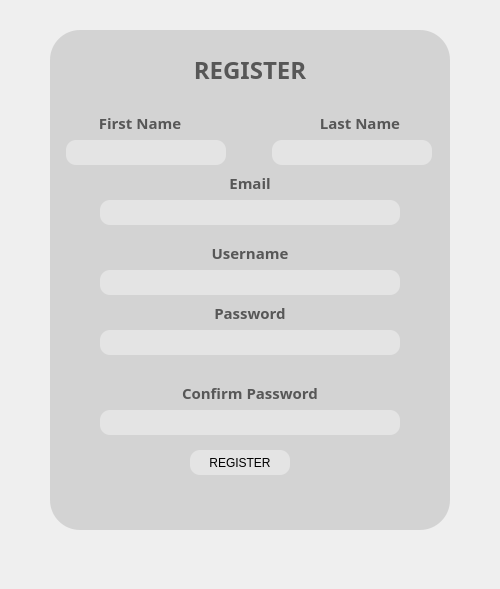
<?xml version="1.0" encoding="UTF-8"?>
<ui version="4.0">
 <class>Registration</class>
 <widget class="QDialog" name="Registration">
  <property name="geometry">
   <rect>
    <x>0</x>
    <y>0</y>
    <width>500</width>
    <height>589</height>
   </rect>
  </property>
  <property name="windowTitle">
   <string>Dialog</string>
  </property>
  <widget class="QLineEdit" name="PasswdInput">
   <property name="geometry">
    <rect>
     <x>100</x>
     <y>330</y>
     <width>300</width>
     <height>25</height>
    </rect>
   </property>
   <property name="layoutDirection">
    <enum>Qt::RightToLeft</enum>
   </property>
   <property name="styleSheet">
    <string notr="true">background-color: rgba(255, 255, 255, 100);
border-radius: 10px;</string>
   </property>
   <property name="frame">
    <bool>true</bool>
   </property>
  </widget>
  <widget class="QLineEdit" name="LastNameInput">
   <property name="geometry">
    <rect>
     <x>272</x>
     <y>140</y>
     <width>160</width>
     <height>25</height>
    </rect>
   </property>
   <property name="layoutDirection">
    <enum>Qt::RightToLeft</enum>
   </property>
   <property name="styleSheet">
    <string notr="true">background-color: rgba(255, 255, 255, 100);
border-radius: 10px;</string>
   </property>
  </widget>
  <widget class="QLineEdit" name="EmailInput">
   <property name="geometry">
    <rect>
     <x>100</x>
     <y>200</y>
     <width>300</width>
     <height>25</height>
    </rect>
   </property>
   <property name="layoutDirection">
    <enum>Qt::RightToLeft</enum>
   </property>
   <property name="styleSheet">
    <string notr="true">background-color: rgba(255, 255, 255, 100);
border-radius: 10px;</string>
   </property>
  </widget>
  <widget class="QLabel" name="RegisterText">
   <property name="geometry">
    <rect>
     <x>180</x>
     <y>50</y>
     <width>140</width>
     <height>40</height>
    </rect>
   </property>
   <property name="font">
    <font>
     <family>Segoe Print</family>
     <pointsize>11</pointsize>
     <italic>false</italic>
     <bold>true</bold>
     <underline>false</underline>
    </font>
   </property>
   <property name="layoutDirection">
    <enum>Qt::LeftToRight</enum>
   </property>
   <property name="styleSheet">
    <string notr="true">font: 700 11pt &quot;Segoe Print&quot;;
color: rgba(0, 0, 0, 150);</string>
   </property>
   <property name="text">
    <string>&lt;html&gt;&lt;head/&gt;&lt;body&gt;&lt;p&gt;&lt;span style=&quot; font-size:18pt;&quot;&gt;REGISTER&lt;/span&gt;&lt;/p&gt;&lt;/body&gt;&lt;/html&gt;</string>
   </property>
   <property name="alignment">
    <set>Qt::AlignCenter</set>
   </property>
   <property name="wordWrap">
    <bool>true</bool>
   </property>
  </widget>
  <widget class="QLabel" name="LastNameText">
   <property name="geometry">
    <rect>
     <x>310</x>
     <y>110</y>
     <width>100</width>
     <height>25</height>
    </rect>
   </property>
   <property name="font">
    <font>
     <family>Segoe Print</family>
     <pointsize>11</pointsize>
     <italic>false</italic>
     <bold>true</bold>
     <underline>false</underline>
    </font>
   </property>
   <property name="layoutDirection">
    <enum>Qt::LeftToRight</enum>
   </property>
   <property name="styleSheet">
    <string notr="true">font: 700 11pt &quot;Segoe Print&quot;;
color: rgba(0, 0, 0, 150);</string>
   </property>
   <property name="text">
    <string>Last Name</string>
   </property>
   <property name="alignment">
    <set>Qt::AlignCenter</set>
   </property>
   <property name="wordWrap">
    <bool>true</bool>
   </property>
  </widget>
  <widget class="QLineEdit" name="FirstNameInput">
   <property name="geometry">
    <rect>
     <x>66</x>
     <y>140</y>
     <width>160</width>
     <height>25</height>
    </rect>
   </property>
   <property name="layoutDirection">
    <enum>Qt::RightToLeft</enum>
   </property>
   <property name="styleSheet">
    <string notr="true">background-color: rgba(255, 255, 255, 100);
border-radius: 10px;</string>
   </property>
  </widget>
  <widget class="QLineEdit" name="ConfirmPasswdInput">
   <property name="geometry">
    <rect>
     <x>100</x>
     <y>410</y>
     <width>300</width>
     <height>25</height>
    </rect>
   </property>
   <property name="layoutDirection">
    <enum>Qt::RightToLeft</enum>
   </property>
   <property name="styleSheet">
    <string notr="true">background-color: rgba(255, 255, 255, 100);
border-radius: 10px;</string>
   </property>
  </widget>
  <widget class="QPushButton" name="RegistrBtn">
   <property name="geometry">
    <rect>
     <x>190</x>
     <y>450</y>
     <width>100</width>
     <height>25</height>
    </rect>
   </property>
   <property name="cursor">
    <cursorShape>PointingHandCursor</cursorShape>
   </property>
   <property name="styleSheet">
    <string notr="true">QPushButton{
background-color: rgba(255, 255, 255, 100);
border-radius: 10px;
color: rgba(192, 192, 192, 240);
color: black;
text-align: center;
font: 700 11pt &quot;Segoe Print&quot;;
}

QPushButton:hover{
background-color: rgba(255, 255, 255, 0);
border-radius: 10px;
color: rgba(0, 0, 0, 240);
text-align: center;
font: 700 11pt &quot;Segoe Print&quot;;
}
QPushButton:pressed{
background-color: rgba(255, 255, 255, 0);
border-radius: 10px;
color: rgba(128, 128, 128, 240);
text-align: center;
font: 700 11pt &quot;Segoe Print&quot;;
}</string>
   </property>
   <property name="text">
    <string>REGISTER</string>
   </property>
  </widget>
  <widget class="QLabel" name="FirstNameText">
   <property name="geometry">
    <rect>
     <x>90</x>
     <y>110</y>
     <width>100</width>
     <height>25</height>
    </rect>
   </property>
   <property name="font">
    <font>
     <family>Segoe Print</family>
     <pointsize>11</pointsize>
     <italic>false</italic>
     <bold>true</bold>
     <underline>false</underline>
    </font>
   </property>
   <property name="layoutDirection">
    <enum>Qt::LeftToRight</enum>
   </property>
   <property name="styleSheet">
    <string notr="true">font: 700 11pt &quot;Segoe Print&quot;;
color: rgba(0, 0, 0, 150);</string>
   </property>
   <property name="text">
    <string>First Name</string>
   </property>
   <property name="alignment">
    <set>Qt::AlignCenter</set>
   </property>
   <property name="wordWrap">
    <bool>true</bool>
   </property>
  </widget>
  <widget class="QLabel" name="BlurImage">
   <property name="geometry">
    <rect>
     <x>50</x>
     <y>30</y>
     <width>400</width>
     <height>500</height>
    </rect>
   </property>
   <property name="styleSheet">
    <string notr="true">background-color: rgba(192, 192, 192, 150);
border-radius: 30px;

</string>
   </property>
   <property name="text">
    <string/>
   </property>
  </widget>
  <widget class="QLabel" name="PasswdText">
   <property name="geometry">
    <rect>
     <x>200</x>
     <y>300</y>
     <width>100</width>
     <height>25</height>
    </rect>
   </property>
   <property name="font">
    <font>
     <family>Segoe Print</family>
     <pointsize>11</pointsize>
     <italic>false</italic>
     <bold>true</bold>
     <underline>false</underline>
    </font>
   </property>
   <property name="layoutDirection">
    <enum>Qt::RightToLeft</enum>
   </property>
   <property name="styleSheet">
    <string notr="true">font: 700 11pt &quot;Segoe Print&quot;;
color: rgba(0, 0, 0, 150);</string>
   </property>
   <property name="text">
    <string>Password</string>
   </property>
   <property name="alignment">
    <set>Qt::AlignCenter</set>
   </property>
  </widget>
  <widget class="QLabel" name="EmailText">
   <property name="geometry">
    <rect>
     <x>200</x>
     <y>170</y>
     <width>100</width>
     <height>25</height>
    </rect>
   </property>
   <property name="font">
    <font>
     <family>Segoe Print</family>
     <pointsize>11</pointsize>
     <italic>false</italic>
     <bold>true</bold>
     <underline>false</underline>
    </font>
   </property>
   <property name="layoutDirection">
    <enum>Qt::RightToLeft</enum>
   </property>
   <property name="styleSheet">
    <string notr="true">font: 700 11pt &quot;Segoe Print&quot;;
color: rgba(0, 0, 0, 150);</string>
   </property>
   <property name="text">
    <string>Email</string>
   </property>
   <property name="alignment">
    <set>Qt::AlignCenter</set>
   </property>
  </widget>
  <widget class="QLabel" name="ConfirmPasswdText">
   <property name="geometry">
    <rect>
     <x>150</x>
     <y>380</y>
     <width>200</width>
     <height>25</height>
    </rect>
   </property>
   <property name="font">
    <font>
     <family>Segoe Print</family>
     <pointsize>11</pointsize>
     <italic>false</italic>
     <bold>true</bold>
     <underline>false</underline>
    </font>
   </property>
   <property name="layoutDirection">
    <enum>Qt::RightToLeft</enum>
   </property>
   <property name="styleSheet">
    <string notr="true">font: 700 11pt &quot;Segoe Print&quot;;
color: rgba(0, 0, 0, 150);</string>
   </property>
   <property name="text">
    <string>Confirm Password</string>
   </property>
   <property name="alignment">
    <set>Qt::AlignCenter</set>
   </property>
  </widget>
  <widget class="QLabel" name="Backgroung">
   <property name="geometry">
    <rect>
     <x>0</x>
     <y>-10</y>
     <width>500</width>
     <height>600</height>
    </rect>
   </property>
   <property name="styleSheet">
    <string notr="true">background-image: url(:/images/darkBg.jpg);</string>
   </property>
   <property name="text">
    <string/>
   </property>
  </widget>
  <widget class="QLineEdit" name="UserInput">
   <property name="geometry">
    <rect>
     <x>100</x>
     <y>270</y>
     <width>300</width>
     <height>25</height>
    </rect>
   </property>
   <property name="layoutDirection">
    <enum>Qt::RightToLeft</enum>
   </property>
   <property name="styleSheet">
    <string notr="true">background-color: rgba(255, 255, 255, 100);
border-radius: 10px;</string>
   </property>
   <property name="text">
    <string/>
   </property>
  </widget>
  <widget class="QLabel" name="UserText">
   <property name="geometry">
    <rect>
     <x>200</x>
     <y>240</y>
     <width>100</width>
     <height>25</height>
    </rect>
   </property>
   <property name="font">
    <font>
     <family>Segoe Print</family>
     <pointsize>11</pointsize>
     <italic>false</italic>
     <bold>true</bold>
     <underline>false</underline>
    </font>
   </property>
   <property name="layoutDirection">
    <enum>Qt::RightToLeft</enum>
   </property>
   <property name="styleSheet">
    <string notr="true">font: 700 11pt &quot;Segoe Print&quot;;
color: rgba(0, 0, 0, 150);</string>
   </property>
   <property name="text">
    <string>Username</string>
   </property>
   <property name="alignment">
    <set>Qt::AlignCenter</set>
   </property>
  </widget>
  <widget class="QLabel" name="ErrorText">
   <property name="geometry">
    <rect>
     <x>59</x>
     <y>484</y>
     <width>381</width>
     <height>41</height>
    </rect>
   </property>
   <property name="font">
    <font>
     <family>Segoe Print</family>
     <pointsize>11</pointsize>
     <italic>false</italic>
     <bold>true</bold>
     <underline>false</underline>
    </font>
   </property>
   <property name="layoutDirection">
    <enum>Qt::RightToLeft</enum>
   </property>
   <property name="styleSheet">
    <string notr="true">font: 700 11pt &quot;Segoe Print&quot;;
color: rgba(0, 0, 0, 150);</string>
   </property>
   <property name="text">
    <string/>
   </property>
   <property name="alignment">
    <set>Qt::AlignCenter</set>
   </property>
  </widget>
  <zorder>Backgroung</zorder>
  <zorder>BlurImage</zorder>
  <zorder>PasswdInput</zorder>
  <zorder>LastNameInput</zorder>
  <zorder>EmailInput</zorder>
  <zorder>RegisterText</zorder>
  <zorder>LastNameText</zorder>
  <zorder>FirstNameInput</zorder>
  <zorder>ConfirmPasswdInput</zorder>
  <zorder>RegistrBtn</zorder>
  <zorder>FirstNameText</zorder>
  <zorder>PasswdText</zorder>
  <zorder>EmailText</zorder>
  <zorder>ConfirmPasswdText</zorder>
  <zorder>UserInput</zorder>
  <zorder>UserText</zorder>
  <zorder>ErrorText</zorder>
 </widget>
 <resources/>
 <connections/>
</ui>
